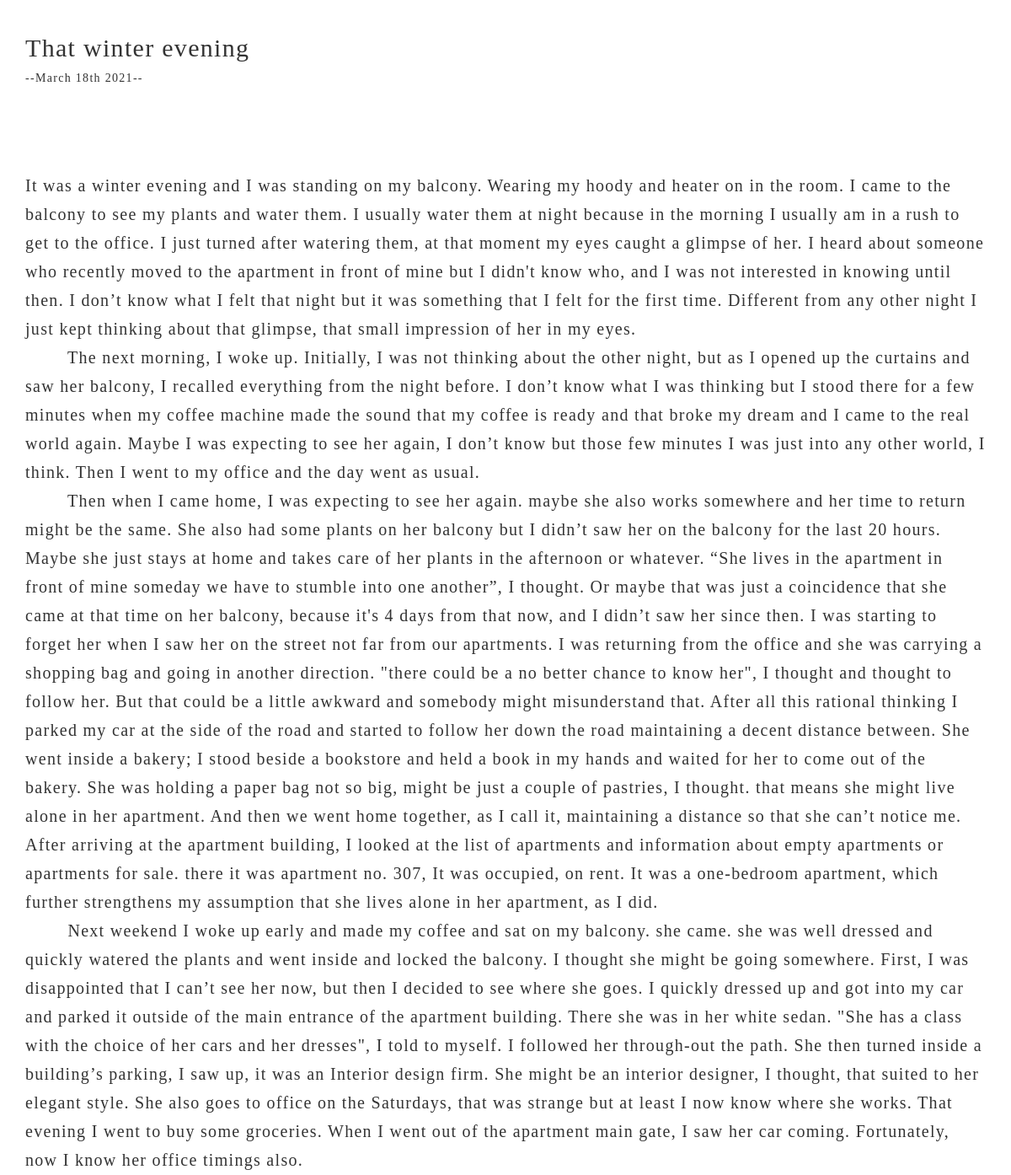
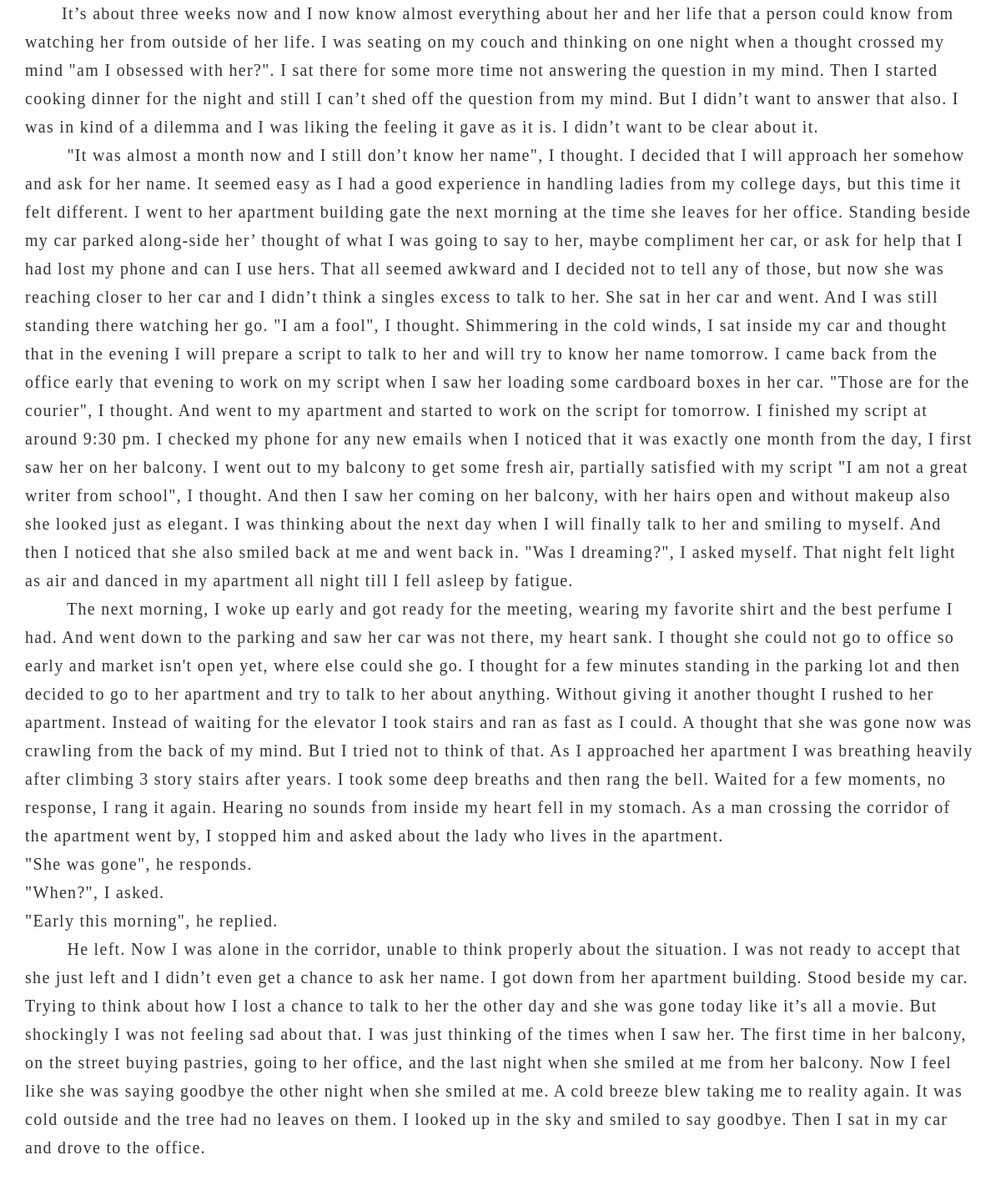
Page /blogs/11/ on the committed database (2 pictures, top to bottom).
### blogs/models.py (models this page shows, shortened)
class Blog(models.Model):
    title = models.CharField(max_length=50)
    description = models.TextField()
    image = models.ImageField(upload_to='blogs/images/')
    date = models.DateField()

### blogs/views.py (the view)
# urls.py: path("<int:blog_id>/", views.detail, name="detail")
def detail(request, blog_id):
    blog = get_object_or_404(Blog,pk=blog_id)
    return render(request, 'blogs/detail.html', {'blog':blog})

### blogs/templates/blogs/detail.html (shortened to what this page needs)
{% load static %}
<!DOCTYPE html>
<html lang="en">
<head>
    <link rel="stylesheet" href="https://maxcdn.bootstrapcdn.com/bootstrap/3.3.7/css/bootstrap.min.css">
    <link rel="stylesheet" href="{% static 'css\detail.css' %}">
</head>
<body>
    <div class="container">
        <h2>{{ blog.title }}</h2>
        <p>--{{ blog.date|date:'F jS Y'}}--</p><br><br><br><br>
        <h4>{{ blog.description|safe }}</h4>
    </div>
</body>
</html>

### blogs/static/css/detail.css (style rules this page uses)
* { font-family: Century; letter-spacing: 1.3px; }
h4 { line-height: 1.7; font-size: 20px; padding-bottom: 150px; }

### rows in the picture
Blog: title "That winter evening", date "March 18th 2021", description "It was a winter evening and I was standing on my balcony. Wearing my hoody and heater on in the room. I came to the balcony to see my plants and water them. I usually water them at night because in the morning I usually am in a rush to get to the office. I just turned after watering them, at that moment my eyes caught a glimpse of her. I heard about someone who recently moved to the apartment in front of mine but I didn't know who, and I was not interested in knowing until then. I don’t know what I felt that night but it was something that I felt for the first time. Different from any other night I just kept thinking about that glimpse, that small impression of her in my eyes. The next…"
